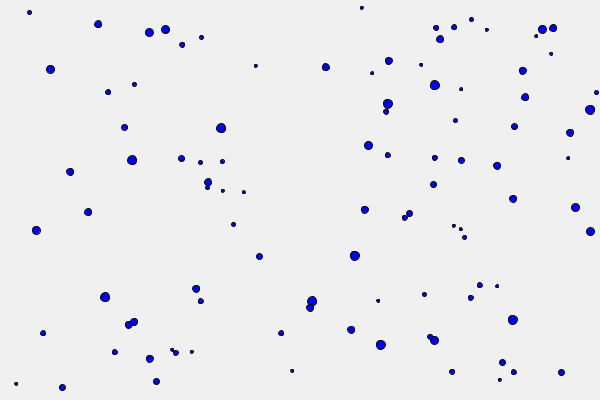
Frame 1 (no input)
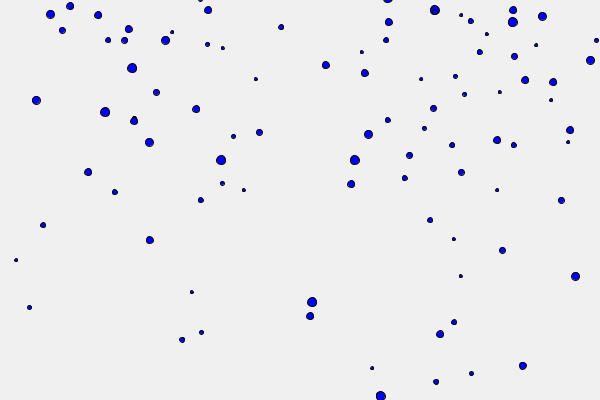
Frame 60 (the mouse pressed at the canvas centre just before this capture)
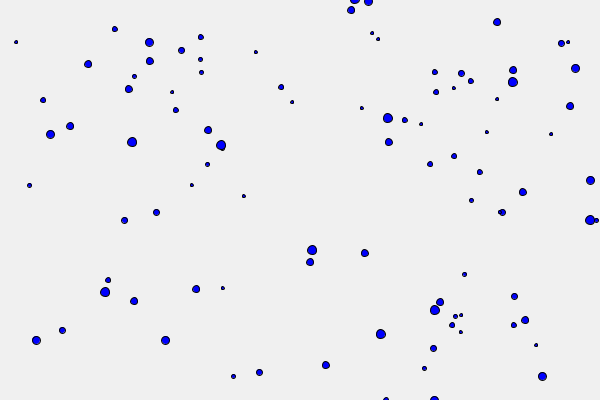
Frame 120 (the mouse held since frame 60 and released just before this capture)

The Processing sketch that drew these frames (run headless with seeded random() and noise(); from frame 60 on, the mouse is pressed at the canvas centre):

// Processing sketch: Actor_Class_Project_02
// ── Actor_Class_Project_02.pde
//Connor Goble 
// actor class Project 02 practice
//Main

Actor john = new Actor(300,200);
Actor jill = new Actor(100,100);
Actor connor = new Actor (100, 200);
Car car = new Car (200,300);
RainDrop rain [] = new RainDrop [100];
//setup
void setup(){
  
  size(600,400);
  background (240,240,240);
  
 // john.setColor(0,0,255);
 // john.setPenColor(255,0,0);
 // john.wid = 100;
 // john.hei = 100;
 // john.setDX (10);
 // john.setDY (10);
  
 // jill.setColor(0,255,0);
 // jill.wid = 25;
 // jill.hei = 25;
 // jill.setDX (15);
 // jill.setDY (15);
  
  //connor.setColor(255,0,255);
  //connor.setPenColor(255,0,0);
  //connor.wid = 30;
  //connor.hei = 30;
  //connor.setDX (10);
  //connor.setDY (10);

for (int i = 0; i<rain.length; i++){
  rain[i] = new RainDrop();
}
}

void draw(){
  background(240,240,240);
  
//  john.drawRect();
//  john.move();
//  john.bounceEdge();
  
//  jill.drawRect();
//  jill.move();
  //jill.bounceEdge();
  
//  connor.drawTriangle();
//  connor.move();
//  connor.bounceEdge(); 
  
 // car.goTo(mouseX, mouseY);
//  car.drawCar();
//  car.drive();
for (int i = 0; i< rain.length; i++){
  rain[i].act();
}
}


// ── Actor.pde
//Actor Class

class Actor{
  //fields
  float x;
  float y;
  float x1;
  float y1;
  float x2;
  float y2;
  float x3;
  float y3;
  int fillRed = 0;
  int fillGreen = 0;
  int fillBlue = 0;
  int penRed = 255;
  int penGreen = 255;
  int penBlue = 255;
  int size = 50;
  int wid= 50;
  int hei = 50;
  int dx =0;
  int dy = 0;


public Actor (float xPos, float yPos) {
  x = xPos;
  y = yPos;
}
public Actor() {
}

void setColor( int r, int g, int b){
  fillRed= r;
  fillGreen = g;
  fillBlue = b;
}
void setPenColor( int r, int g, int b){
  penRed= r;
  penGreen = g;
  penBlue = b;
}

void move(){
  x= x+dx;
  y= y+ dy;
}

void goTo(float xPos, float yPos) {
  x= xPos;
  y = yPos;
}

void bounceEdge(){
  if(x> width || x<0){
    dx=dx * -1;
  }
  if(y> height || y<0){
    dy=dy * -1;
  }
}

void setDX (int xVel){
  dx = xVel;
}
void setDY (int yVel){
  dy = yVel;
}

void drawRect(){
  stroke(penRed, penGreen, penBlue);
  fill (fillRed, fillGreen, fillBlue);
  rect(x,y,wid,hei);
}

void drawTriangle(){
  stroke(penRed, penGreen, penBlue);
  fill (fillRed, fillGreen, fillBlue);
  // triangle(x1,y1,x2,y2,x3,y3);
  triangle(x,y,x+wid,y, x+wid, y-hei);
}


}

// ── Raindrop.pde
class RainDrop extends Actor{
  
  public RainDrop(){
    super();
    x = random(0, width);
    y = random(0, height);
    size = (int)random(3,10);
    fillBlue = 255;
    dy = (int)random(5,10);
  }
  public void drawDrop() {
    fill(fillRed, fillGreen, fillBlue);
    ellipse(x,y,size ,size);
  }
  
  public void act (){
    drawDrop();
    move();
    if (y > height){
      y = -20;
      dy = (int)random(1,10);
    }
  }
}

// ── car.pde
class Car extends Actor{
  
  public Car(){
    super();
  }
  
  public Car(int xPos, int yPos){
    super(xPos, yPos);
  }
  
  public void drawCar(){
    stroke(0,0,0);
    strokeWeight(2);
    fill(0,0,255);
    rect(x,y, 100,35);
    
    fill (0,0,0);
    ellipse(x+25,y+35,25,25);
    ellipse(x+75,y+35,25,25);
    
    fill(255,0,0);
    quad(x+25, y, x+35, y-35, x+65, y-35,x+75,y);
  }
  
  void drive(){
    if(key==CODED){
  if(keyCode == LEFT){
    x--;
  }
  if(keyCode == RIGHT){
    x++;
  }
    }
}
}
